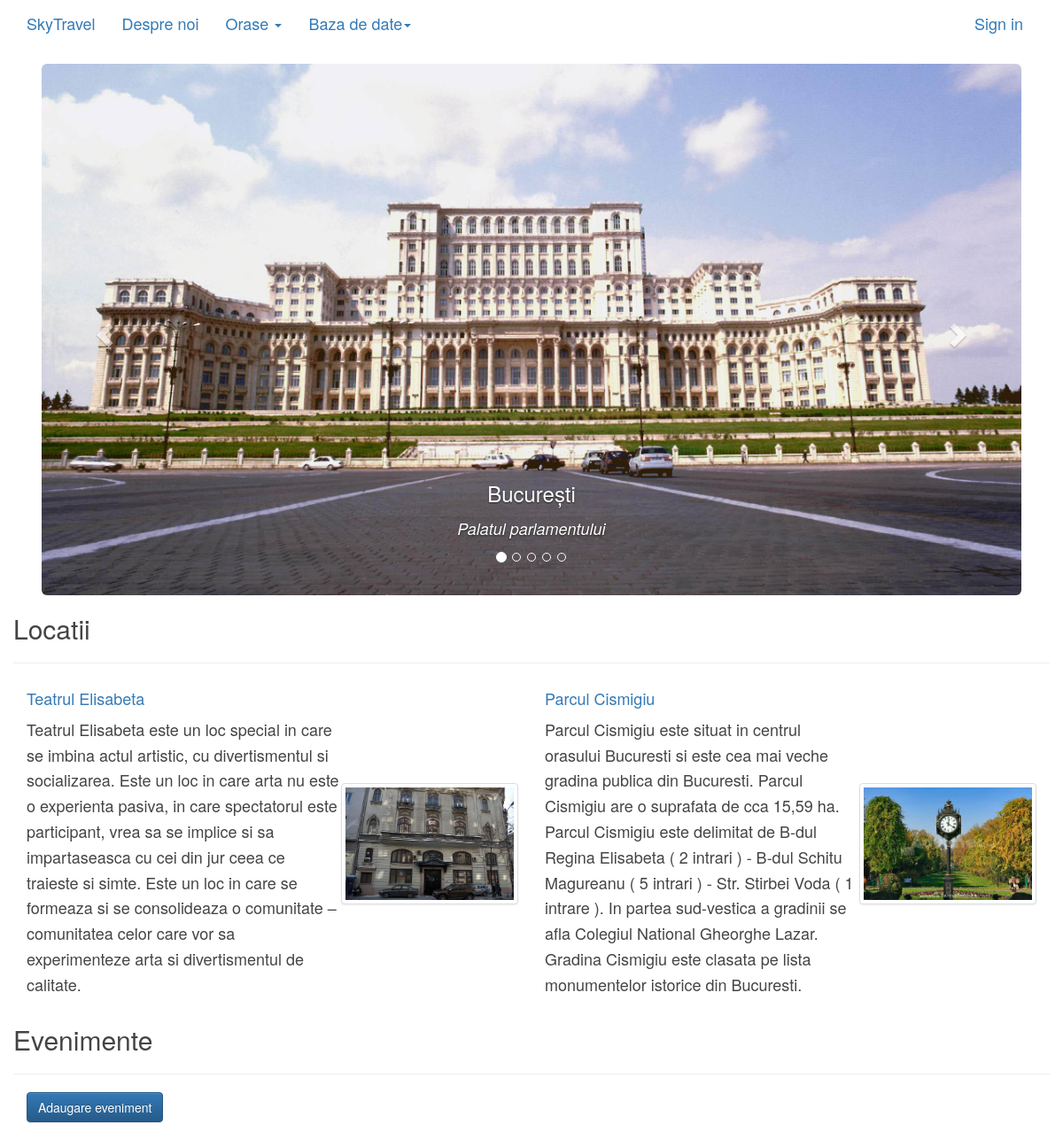
The page / on the database its author committed.
### skytravel/models.py (models this page shows, shortened)
class City(models.Model):
    name = models.CharField(max_length=500)
    image = models.CharField(max_length=500)
    subtitle = models.CharField(max_length=500)
    def get_absolute_url(self):
        return '/cities/%s' % self.to_slug()
    def to_slug(self):
        return slugify(self.name)
    class Meta:
        ordering = ('pk',)

class Location(models.Model):
    name = models.CharField(max_length=500)
    image = models.CharField(max_length=500)
    description = models.CharField(max_length=500)
    link = models.URLField(default="/")
    city = models.ForeignKey(City, on_delete=models.CASCADE, blank=True)

### skytravel/views.py (the view, shortened to what this page needs)
# urls.py: url(r'^$', views.Index.as_view(), name='index'),
class Index(TemplateView):
    template_name = 'index.html'
    def get_context_data(self, **kwargs):
        context = super(Index, self).get_context_data(**kwargs)
        context['cities'] = City.objects.all()
        context['locations'] = Location.objects.all()
        context['events'] = Event.objects.all()
        return context

### skytravel/templatetags/cities.py (called while the page is built)
@register.simple_tag
def get_cities():
    return City.objects.all()

### skytravel/templates/index.html (shortened to what this page needs)
{% extends "base.html" %}
{% block content %}
<div id="myCarousel" class="carousel slide" data-ride="carousel" >
    <ol class="carousel-indicators">
    {% for city in cities %}
        <li data-target="#myCarousel" data-slide-to="{{ forloop.counter0 }}"
        class="{% if forloop.counter0 == 0 %} active {% endif %}"></li>
    {% endfor %}
    </ol>
    <div class="carousel-inner" role="listbox">
        {% for city in cities %}
        {% if forloop.counter0 == 0 %}
            <div class="item active">
        {% else %}
            <div class="item">
        {% endif %}
            <a href="{{ city.get_absolute_url }}">
                <img src="{{ city.image }}" class="img-rounded img-responsive center-block"
                  style="height:600px"
                  alt="{{ city.name }}">
            </a>
            <div class="carousel-caption">
                <h3> {{ city.name }} </h3>
                {% if city.subtitle %}
                    <p><i>{{ city.subtitle }}</i></p>
                {% endif %}
            </div>
        </div>
        {% endfor %}
    </div>
    <a class="left carousel-control" href="#myCarousel" data-slide="prev">
        <span class="glyphicon glyphicon-chevron-left"></span>
    </a>
    <a class="right carousel-control" href="#myCarousel" data-slide="next">
        <span class="glyphicon glyphicon-chevron-right"></span>
    </a>
</div>
<div class="row">
  <h2>Locatii</h2>
  <hr/>
  {% for location in locations %}
    <div class="col-md-6">
        <table>
            <tr>
                <td>
                    <h4><a href="{{ location.link }}" target="_blank">{{ location.name }}</a></h4>
                    <p>{{ location.description }}</p>
                </td>
                <td width="200px">
                    <img src="{{ location.image }}" class="img-thumbnail img-responsive"/>
                </td>
            </tr>
        </table>
    </div>
    {% endfor %}
</div>
<div class="row">
    <h2>Evenimente</h2>
    <hr/>
  <div class="col-md-6">
<button data-toggle="collapse" data-target="#adaugare-eveniment" class="btn btn-primary">Adaugare eveniment</button>
</div>
</div>
{% endblock %}

### skytravel/templates/base.html (shortened to what this page needs)
<!DOCTYPE html>
<html lang="en">
<head>
    {% load static %}
    <link rel="stylesheet" href="{% static 'css/bootstrap.min.css' %}" type="text/css"/>
    <link rel="stylesheet" href="{% static 'css/bootstrap-theme.min.css' %}" type="text/css"/>
    <link rel="stylesheet" href="{% static 'css/style.css' %}" type="text/css"/>
</head>
<body class="body">
    <nav class="navbar">
        <div class="container">
            <div class="navbar-header">
                <a href="{% url 'index' %}" class="navbar-brand">SkyTravel</a>
            </div>
            <div class="collapse navbar-collapse" id="myNavbar">
                <ul class="nav navbar-nav">
                    <li><a href="{% url 'about' %}">Despre noi</a></li>
                    <li class="dropdown">
                        <a href="#" class="dropdown-toggle" data-toggle="dropdown">Orase <span class="caret"></span> </a>
                            {% load cities %}
                            {% get_cities as cities %}
                    </li>
                    <li class="dropdown">
                        <a href="#" class="dropdown-toggle" data-toggle="dropdown">Baza de date<span class="caret"></span></a>
                    </li>
                </ul>
                <ul class="nav navbar-nav navbar-right">
                    <li>
                        {% if user.is_authenticated %}
                            <a href="#"><span class="glyphicon glyphicon-user"></span> {{ user.username}}</a>
                        {% else %}
                            <a>Sign in</a>
                        {% endif %}
                    </li>
                </ul>
            </div>
        </div>
    </nav>
    <div class="container">
        {% block content%}
        {% endblock %}
    </div>
</body>
</html>

### skytravel/static/css/style.css (style rules this page uses)
body { line-height: 1.6; font-size: 18px; color: #444; padding-bottom: 20px; }
h1,h2,h3 { line-height: 1.2 }
.carousel-control.left, .carousel-control.right { background-image: none }

### rows shown on the page
City: image (picture), name "București", subtitle "Palatul parlamentului"
Location: name "Teatrul Elisabeta", description "Teatrul Elisabeta este un loc special in care se imbina actul artistic, cu divertismentul si socializarea. Este un loc in care arta nu este o experienta pasiva, in care spectatorul este participant, vrea sa se implice si sa impartaseasca cu cei din jur ceea ce traieste si simte. Este un loc in care se formeaza si se consolideaza o comunitate – comunitatea celor care vor sa experimenteze arta si divertismentul de calitate.", image (picture)
Location: name "Parcul Cismigiu", description "Parcul Cismigiu este situat in centrul orasului Bucuresti si este cea mai veche gradina publica din Bucuresti. Parcul Cismigiu are o suprafata de cca 15,59 ha. Parcul Cismigiu este delimitat de B-dul Regina Elisabeta ( 2 intrari ) - B-dul Schitu Magureanu ( 5 intrari ) - Str. Stirbei Voda ( 1 intrare ). In partea sud-vestica a gradinii se afla Colegiul National Gheorghe Lazar. Gradina Cismigiu este clasata pe lista monumentelor istorice din Bucuresti.", image (picture)
